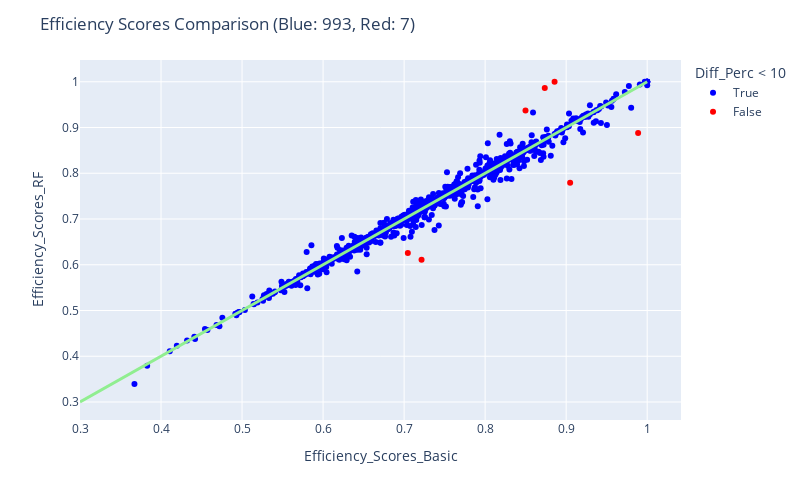

The notebook cell saved with this chart:
### Code cell
fig = px.scatter(res_rf, x="Efficiency_Scores_Basic", y="Efficiency_Scores_RF", color = "Diff_Perc < 10", color_discrete_map= {True:"blue", False: "red"},
                 hover_data=["Efficiency_Scores_Basic", "Efficiency_Scores_RF", "Diff_Perc"] + [res_rf.index])

fig.add_traces(
    list(px.line(x = np.linspace(0.3, 1, num=2), y = np.linspace(0.3, 1, num=2)).select_traces())
)

fig.update_traces(line_color='lightgreen', line_width=3)

fig.update_layout(
    autosize=False,
    width=800,
    height=500,
    title_text=f"Efficiency Scores Comparison (Blue: {blue}, Red: {red})",
)

fig.show()

### Figure 1 — Plotly figure (JSON) as saved in the notebook; plotly's stock layout.template omitted (floating-point values rounded to 4 significant figures; data arrays with more than 128 entries replaced by an {"elided": "..."} marker saying what was removed)
{"data": [{"customdata": {"elided": "993x2 mixed values"}, "hovertemplate": "Diff_Perc < 10=True<br>Efficiency_Scores_Basic=%{x}<br>Efficiency_Scores_RF=%{y}<br>Diff_Perc=%{customdata[0]}<br>index=%{customdata[1]}<extra></extra>", "legendgroup": "True", "line": {"color": "lightgreen", "width": 3}, "marker": {"color": "blue", "symbol": "circle"}, "mode": "markers", "name": "True", "orientation": "v", "showlegend": true, "type": "scatter", "x": {"elided": "993 float values"}, "xaxis": "x", "y": {"elided": "993 float values"}, "yaxis": "y"}, {"customdata": [[-12.94, "DMU 0078"], [11.22, "DMU 0233"], [13.88, "DMU 0385"], [-10.27, "DMU 0405"], [15.36, "DMU 0464"], [-12.91, "DMU 0736"], [10.19, "DMU 0805"]], "hovertemplate": "Diff_Perc < 10=False<br>Efficiency_Scores_Basic=%{x}<br>Efficiency_Scores_RF=%{y}<br>Diff_Perc=%{customdata[0]}<br>index=%{customdata[1]}<extra></extra>", "legendgroup": "False", "line": {"color": "lightgreen", "width": 3}, "marker": {"color": "red", "symbol": "circle"}, "mode": "markers", "name": "False", "orientation": "v", "showlegend": true, "type": "scatter", "x": [0.8736, 0.7046, 0.9049, 0.8498, 0.7215, 0.8857, 0.9888], "xaxis": "x", "y": [0.9866, 0.6255, 0.7793, 0.9371, 0.6107, 1, 0.888], "yaxis": "y"}, {"hovertemplate": "x=%{x}<br>y=%{y}<extra></extra>", "legendgroup": "", "line": {"color": "lightgreen", "dash": "solid", "width": 3}, "marker": {"symbol": "circle"}, "mode": "lines", "name": "", "orientation": "v", "showlegend": false, "type": "scatter", "x": [0.3, 1], "xaxis": "x", "y": [0.3, 1], "yaxis": "y"}], "layout": {"autosize": false, "height": 500, "legend": {"title": {"text": "Diff_Perc < 10"}, "tracegroupgap": 0}, "margin": {"t": 60}, "title": {"text": "Efficiency Scores Comparison (Blue: 993, Red: 7)"}, "width": 800, "xaxis": {"anchor": "y", "autorange": true, "domain": [0, 1], "range": [0.3, 1.042], "title": {"text": "Efficiency_Scores_Basic"}, "type": "linear"}, "yaxis": {"anchor": "x", "autorange": true, "domain": [0, 1], "range": [0.2607, 1.048], "title": {"text": "Efficiency_Scores_RF"}, "type": "linear"}}}
